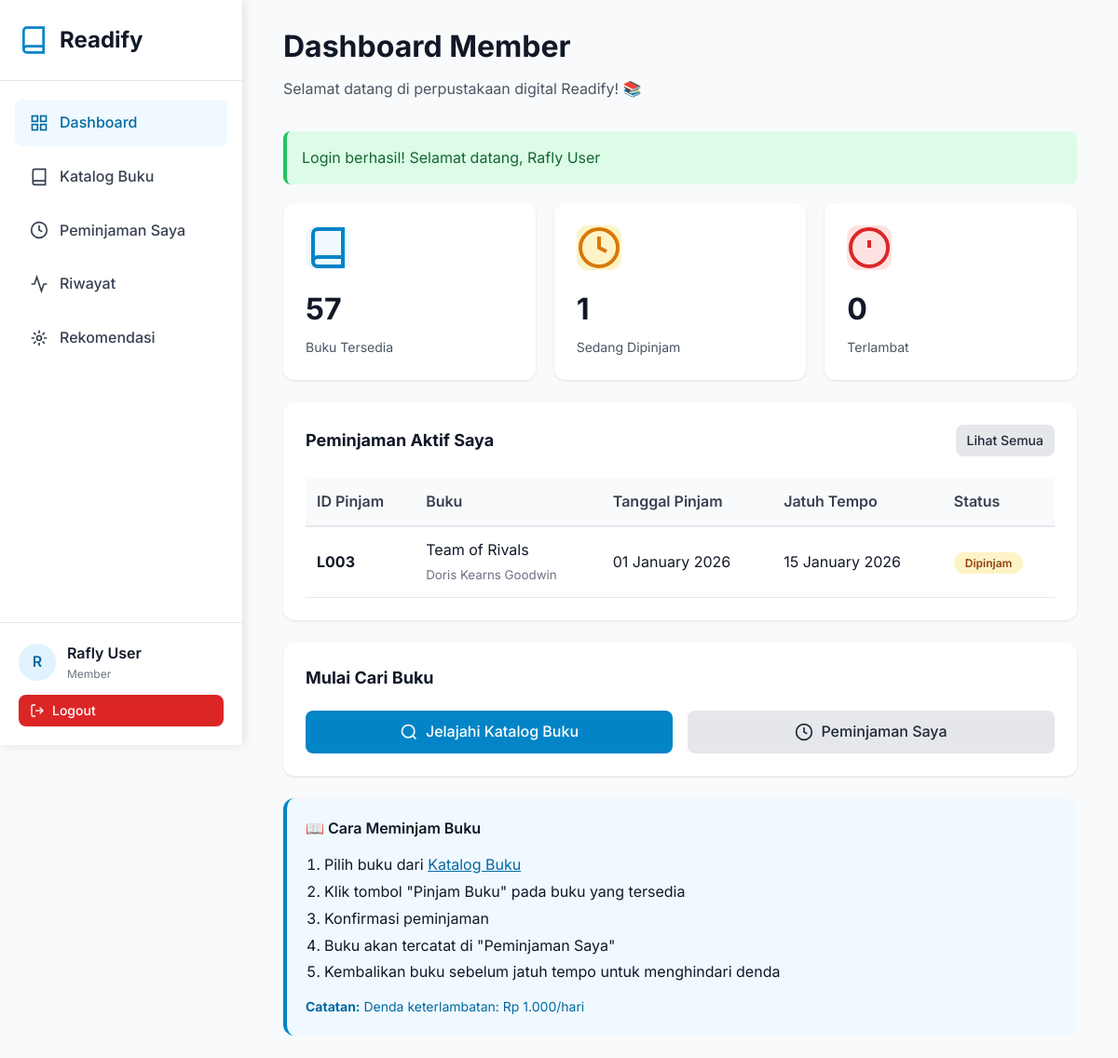
Screenshot of /pages/member/dashboard.php (signed in) with the database file from the repository.
### tables this page shows
CREATE TABLE `users` (
  `id` int NOT NULL AUTO_INCREMENT,
  `name` varchar(100) NOT NULL,
  `email` varchar(100) NOT NULL,
  `phone` varchar(20) DEFAULT NULL,
  `password` varchar(255) NOT NULL,
  `role` enum('admin','staff','member') DEFAULT 'member',
  `created_at` timestamp NULL DEFAULT CURRENT_TIMESTAMP,
  `updated_at` timestamp NULL DEFAULT CURRENT_TIMESTAMP ON UPDATE CURRENT_TIMESTAMP,
  PRIMARY KEY (`id`),
  UNIQUE KEY `email` (`email`)
);

CREATE TABLE `loans` (
  `id` int NOT NULL AUTO_INCREMENT,
  `loan_id` varchar(20) NOT NULL,
  `member_id` int NOT NULL,
  `book_id` int NOT NULL,
  `loan_date` date NOT NULL,
  `due_date` date NOT NULL,
  `return_date` date DEFAULT NULL,
  `status` varchar(50) DEFAULT 'pending',
  `approved_by` int DEFAULT NULL,
  `approved_date` datetime DEFAULT NULL,
  `fine_amount` decimal(10,2) DEFAULT '0.00',
  `book_condition` enum('good','fair','damaged') DEFAULT 'good',
  `notes` text,
  `created_at` timestamp NULL DEFAULT CURRENT_TIMESTAMP,
  `updated_at` timestamp NULL DEFAULT CURRENT_TIMESTAMP ON UPDATE CURRENT_TIMESTAMP,
  PRIMARY KEY (`id`),
  UNIQUE KEY `loan_id` (`loan_id`),
  KEY `idx_loan_id` (`loan_id`),
  KEY `idx_status` (`status`),
  KEY `idx_member` (`member_id`),
  KEY `idx_book` (`book_id`),
  CONSTRAINT `loans_ibfk_1` FOREIGN KEY (`member_id`) REFERENCES `members` (`id`) ON DELETE CASCADE,
  CONSTRAINT `loans_ibfk_2` FOREIGN KEY (`book_id`) REFERENCES `books` (`id`) ON DELETE CASCADE
);

CREATE TABLE `books` (
  `id` int NOT NULL AUTO_INCREMENT,
  `isbn` varchar(20) NOT NULL,
  `title` varchar(255) NOT NULL,
  `author` varchar(100) NOT NULL,
  `publisher` varchar(100) DEFAULT NULL,
  `year` year DEFAULT NULL,
  `category_id` int DEFAULT NULL,
  `stock` int DEFAULT '0',
  `pages` int DEFAULT NULL,
  `description` text,
  `cover_image` varchar(255) DEFAULT NULL,
  `created_at` timestamp NULL DEFAULT CURRENT_TIMESTAMP,
  `updated_at` timestamp NULL DEFAULT CURRENT_TIMESTAMP ON UPDATE CURRENT_TIMESTAMP,
  PRIMARY KEY (`id`),
  UNIQUE KEY `isbn` (`isbn`),
  KEY `category_id` (`category_id`),
  KEY `idx_title` (`title`),
  KEY `idx_author` (`author`),
  KEY `idx_isbn` (`isbn`),
  CONSTRAINT `books_ibfk_1` FOREIGN KEY (`category_id`) REFERENCES `categories` (`id`) ON DELETE SET NULL
);

### config/config.php (called while the page is built, shortened)
<?php
require_once BASE_PATH . '/config/database.php';
function isLoggedIn() {
    return isset($_SESSION['user_id']);
}
function getCurrentUser() {
    if (isLoggedIn()) {
        $db = new Database();
        $user = $db->fetchOne("SELECT id, name, email, role FROM users WHERE id = ?", [$_SESSION['user_id']]);
        return $user;
    }
    return null;
}
function formatDate($date) {
    return date('d F Y', strtotime($date));
}
function formatRupiah($amount) {
    return 'Rp ' . number_format($amount, 0, ',', '.');
}
function getFlashMessage() {
    if (isset($_SESSION['flash_message'])) {
        $message = [
            'type' => $_SESSION['flash_type'],
            'message' => $_SESSION['flash_message']
        ];
        return $message;
    }
    return null;
}

### config/database.php (called while the page is built, shortened)
<?php
class Database {
    private $host = DB_HOST;
    private $user = DB_USER;
    private $pass = DB_PASS;
    private $dbname = DB_NAME;
    private $conn;
    private function connect() {
        $this->conn = null;
        try {
            $dsn = "mysql:host=" . $this->host . ";dbname=" . $this->dbname . ";charset=utf8mb4";
            $options = [
                PDO::ATTR_ERRMODE => PDO::ERRMODE_EXCEPTION,
                PDO::ATTR_DEFAULT_FETCH_MODE => PDO::FETCH_ASSOC,
                PDO::ATTR_EMULATE_PREPARES => false,
            ];
            $this->conn = new PDO($dsn, $this->user, $this->pass, $options);
        } catch(PDOException $e) {
            $this->error = $e->getMessage();
            die("Connection failed: " . $this->error);
        }
    }
    public function query($sql, $params = []) {
        try {
            $stmt = $this->conn->prepare($sql);
            $stmt->execute($params);
            return $stmt;
        } catch(PDOException $e) {
            throw new Exception($e->getMessage());
        }
    }
    public function fetchAll($sql, $params = []) {
        $stmt = $this->query($sql, $params);
        return $stmt->fetchAll();
    }
    public function fetchOne($sql, $params = []) {
        $stmt = $this->query($sql, $params);
        return $stmt->fetch();
    }
}

### pages/member/dashboard.php (the view, shortened to what this page needs)
<?php
require_once '../../config/config.php';
$user = getCurrentUser();
$db = new Database();
$member = $db->fetchOne("SELECT * FROM members WHERE email = ?", [$user['email']]);
$totalBooksAvailable = $db->fetchOne("SELECT COUNT(*) as count FROM books WHERE stock > 0")['count'];
$myActiveLoans = 0;
$myOverdueLoans = 0;
if ($member) {
    $myActiveLoans = $db->fetchOne("SELECT COUNT(*) as count FROM loans WHERE member_id = ? AND status = 'approved' AND return_date IS NULL", [$member['id']])['count'];
    $myOverdueLoans = $db->fetchOne("SELECT COUNT(*) as count FROM loans WHERE member_id = ? AND status = 'approved' AND return_date IS NULL AND due_date < CURDATE()", [$member['id']])['count'];
}
$myLoans = [];
if ($member) {
    $myLoans = $db->fetchAll("
        SELECT l.*, b.title as book_title, b.author, b.isbn
        FROM loans l
        JOIN books b ON l.book_id = b.id
        WHERE l.member_id = ? AND l.status = 'approved' AND l.return_date IS NULL
        ORDER BY l.due_date ASC
        LIMIT 5
    ", [$member['id']]);
}
include_once '../../includes/header.php';
?>
<div class="sidebar">
    <div class="sidebar-logo">
        <svg viewBox="0 0 24 24" fill="none" stroke="currentColor" stroke-width="2">
            <path d="M4 19.5A2.5 2.5 0 0 1 6.5 17H20"></path>
            <path d="M6.5 2H20v20H6.5A2.5 2.5 0 0 1 4 19.5v-15A2.5 2.5 0 0 1 6.5 2z"></path>
        </svg>
        <h1>Readify</h1>
    </div>
    <nav class="sidebar-nav">
        <a href="<?php echo SITE_URL; ?>/pages/member/dashboard.php" class="nav-item active">
            <svg viewBox="0 0 24 24" fill="none" stroke="currentColor" stroke-width="2">
                <rect x="3" y="3" width="7" height="7"></rect>
                <rect x="14" y="3" width="7" height="7"></rect>
                <rect x="14" y="14" width="7" height="7"></rect>
                <rect x="3" y="14" width="7" height="7"></rect>
            </svg>
            Dashboard
        </a>
        <a href="<?php echo SITE_URL; ?>/pages/member/books.php" class="nav-item">
            <svg viewBox="0 0 24 24" fill="none" stroke="currentColor" stroke-width="2">
                <path d="M4 19.5A2.5 2.5 0 0 1 6.5 17H20"></path>
                <path d="M6.5 2H20v20H6.5A2.5 2.5 0 0 1 4 19.5v-15A2.5 2.5 0 0 1 6.5 2z"></path>
            </svg>
            Katalog Buku
        </a>
        <a href="<?php echo SITE_URL; ?>/pages/member/my-loans.php" class="nav-item">
            <svg viewBox="0 0 24 24" fill="none" stroke="currentColor" stroke-width="2">
                <circle cx="12" cy="12" r="10"></circle>
                <polyline points="12 6 12 12 16 14"></polyline>
            </svg>
            Peminjaman Saya
        </a>
        <a href="<?php echo SITE_URL; ?>/pages/member/history.php" class="nav-item">
            <svg viewBox="0 0 24 24" fill="none" stroke="currentColor" stroke-width="2">
                <polyline points="22 12 18 12 15 21 9 3 6 12 2 12"></polyline>
            </svg>
            Riwayat
        </a>
        <a href="<?php echo SITE_URL; ?>/pages/member/recommendations.php" class="nav-item">
            <svg viewBox="0 0 24 24" fill="none" stroke="currentColor" stroke-width="2">
                <circle cx="12" cy="12" r="3"></circle>
                <path d="M12 2v4m0 12v4M4.93 4.93l2.83 2.83m8.48 8.48l2.83 2.83M2 12h4m12 0h4M4.93 19.07l2.83-2.83m8.48-8.48l2.83-2.83"></path>
            </svg>
            Rekomendasi
        </a>
    </nav>
    <div class="sidebar-user">
        <div class="user-info">
            <div class="user-avatar"><?php echo strtoupper(substr($user['name'], 0, 1)); ?></div>
            <div>
                <div class="user-name"><?php echo htmlspecialchars($user['name']); ?></div>
                <div class="user-role">Member</div>
            </div>
        </div>
        <a href="<?php echo SITE_URL; ?>/pages/auth/logout.php" class="btn btn-danger btn-sm" style="width: 100%;">
            <svg width="16" height="16" viewBox="0 0 24 24" fill="none" stroke="currentColor" stroke-width="2">
                <path d="M9 21H5a2 2 0 0 1-2-2V5a2 2 0 0 1 2-2h4"></path>
                <polyline points="16 17 21 12 16 7"></polyline>
                <line x1="21" y1="12" x2="9" y2="12"></line>
            </svg>
            Logout
        </a>
    </div>
</div>
<div class="main-content">
    <div class="container">
        <h1 class="page-title" style="font-size: 32px; font-weight: 700; margin-bottom: 8px;">Dashboard Member</h1>
        <p style="color: var(--gray-600); margin-bottom: 32px;">Selamat datang di perpustakaan digital Readify! 📚</p>
        <?php
        $flash = getFlashMessage();
        if ($flash):
        ?>
            <div class="alert alert-<?php echo $flash['type']; ?>">
                <?php echo $flash['message']; ?>
            </div>
        <?php endif; ?>
        <div class="stats-grid">
            <div class="stat-card">
                <div class="stat-card-icon" style="background-color: var(--primary-50);">
                    <svg viewBox="0 0 24 24" fill="none" stroke="currentColor" stroke-width="2" style="color: var(--primary-600);">
                        <path d="M4 19.5A2.5 2.5 0 0 1 6.5 17H20"></path>
                        <path d="M6.5 2H20v20H6.5A2.5 2.5 0 0 1 4 19.5v-15A2.5 2.5 0 0 1 6.5 2z"></path>
                    </svg>
                </div>
                <div class="stat-card-value"><?php echo number_format($totalBooksAvailable); ?></div>
                <div class="stat-card-label">Buku Tersedia</div>
            </div>
            <div class="stat-card">
                <div class="stat-card-icon" style="background-color: #fef3c7;">
                    <svg viewBox="0 0 24 24" fill="none" stroke="currentColor" stroke-width="2" style="color: #d97706;">
                        <circle cx="12" cy="12" r="10"></circle>
                        <polyline points="12 6 12 12 16 14"></polyline>
                    </svg>
                </div>
                <div class="stat-card-value"><?php echo number_format($myActiveLoans); ?></div>
                <div class="stat-card-label">Sedang Dipinjam</div>
            </div>
            <div class="stat-card">
                <div class="stat-card-icon" style="background-color: #fee2e2;">
                    <svg viewBox="0 0 24 24" fill="none" stroke="currentColor" stroke-width="2" style="color: #dc2626;">
                        <circle cx="12" cy="12" r="10"></circle>
                        <line x1="12" y1="8" x2="12" y2="12"></line>
                        <line x1="12" y1="16" x2="12.01" y2="16"></line>
                    </svg>
                </div>
                <div class="stat-card-value"><?php echo number_format($myOverdueLoans); ?></div>
                <div class="stat-card-label">Terlambat</div>
            </div>
        </div>
        <?php if ($member && !empty($myLoans)): ?>
            <div class="card">
                <div class="card-header">
                    <h2 class="card-title" style="font-size: 18px;">Peminjaman Aktif Saya</h2>
                    <a href="my-loans.php" class="btn btn-sm btn-secondary">Lihat Semua</a>
                </div>
                <div class="table-responsive">
                    <table class="table">
                        <thead>
                            <tr>
                                <th>ID Pinjam</th>
                                <th>Buku</th>
                                <th>Tanggal Pinjam</th>
                                <th>Jatuh Tempo</th>
                                <th>Status</th>
                            </tr>
                        </thead>
                        <tbody>
                            <?php foreach ($myLoans as $loan):
                                $isOverdue = strtotime($loan['due_date']) < time();
                            ?>
                                <tr>
                                    <td><strong><?php echo htmlspecialchars($loan['loan_id']); ?></strong></td>
                                    <td>
                                        <?php echo htmlspecialchars($loan['book_title']); ?><br>
                                        <small style="color: var(--gray-500);"><?php echo htmlspecialchars($loan['author']); ?></small>
                                    </td>
                                    <td><?php echo formatDate($loan['loan_date']); ?></td>
                                    <td>
                                        <?php echo formatDate($loan['due_date']); ?>
                                    </td>
                                    <td>
                                        <span class="badge <?php echo $isOverdue ? 'badge-danger' : 'badge-warning'; ?>">
                                            <?php echo $isOverdue ? 'Terlambat' : 'Dipinjam'; ?>
                                        </span>
                                    </td>
                                </tr>
                            <?php endforeach; ?>
                        </tbody>
                    </table>
                </div>
            </div>
        <?php endif; ?>
        <div class="card">
            <h2 class="card-title" style="font-size: 18px; margin-bottom: 20px;">Mulai Cari Buku</h2>
            <div style="display: grid; grid-template-columns: repeat(auto-fit, minmax(200px, 1fr)); gap: 16px;">
                <a href="books.php" class="btn btn-primary" style="justify-content: center;">
                    <svg width="20" height="20" viewBox="0 0 24 24" fill="none" stroke="currentColor" stroke-width="2">
                        <circle cx="11" cy="11" r="8"></circle>
                        <path d="m21 21-4.35-4.35"></path>
                    </svg>
                    Jelajahi Katalog Buku
                </a>
                <?php if ($member): ?>
                    <a href="my-loans.php" class="btn btn-secondary" style="justify-content: center;">
                        <svg width="20" height="20" viewBox="0 0 24 24" fill="none" stroke="currentColor" stroke-width="2">
                            <circle cx="12" cy="12" r="10"></circle>
                            <polyline points="12 6 12 12 16 14"></polyline>
                        </svg>
                        Peminjaman Saya
                    </a>
                <?php endif; ?>
            </div>
        </div>
        <div style="padding: 20px; background: var(--primary-50); border-radius: 12px; border-left: 4px solid var(--primary-600);">
            <h3 style="font-size: 16px; font-weight: 600; color: var(--primary-900); margin-bottom: 12px;">
                📖 Cara Meminjam Buku
            </h3>
            <ol style="color: var(--primary-800); line-height: 1.8; padding-left: 20px; margin: 0;">
                <li>Pilih buku dari <a href="books.php" style="color: var(--primary-700); text-decoration: underline;">Katalog Buku</a></li>
                <li>Klik tombol "Pinjam Buku" pada buku yang tersedia</li>
                <li>Konfirmasi peminjaman</li>
                <li>Buku akan tercatat di "Peminjaman Saya"</li>
                <li>Kembalikan buku sebelum jatuh tempo untuk menghindari denda</li>
            </ol>
            <p style="color: var(--primary-700); margin-top: 12px; font-size: 14px;">
                <strong>Catatan:</strong> Denda keterlambatan: <?php echo formatRupiah(FINE_PER_DAY); ?>/hari
            </p>
        </div>
    </div>
</div>
<?php include_once '../../includes/footer.php'; ?>

### rows the page displays
users: name "R", name "Rafly User"
loans: loan "L003", book.title "Team of Rivals", book.author "Doris Kearns Goodwin", loan_date "01 January 2026", due_date "15 January 2026", shows "Dipinjam"

### other values shown
$flash['message'] "Login berhasil! Selamat datang, Rafly User"
$totalBooksAvailable "57"
$myActiveLoans "1"
$myOverdueLoans "0"
formatRupiah(FINE_PER_DAY) "Rp 1.000"
